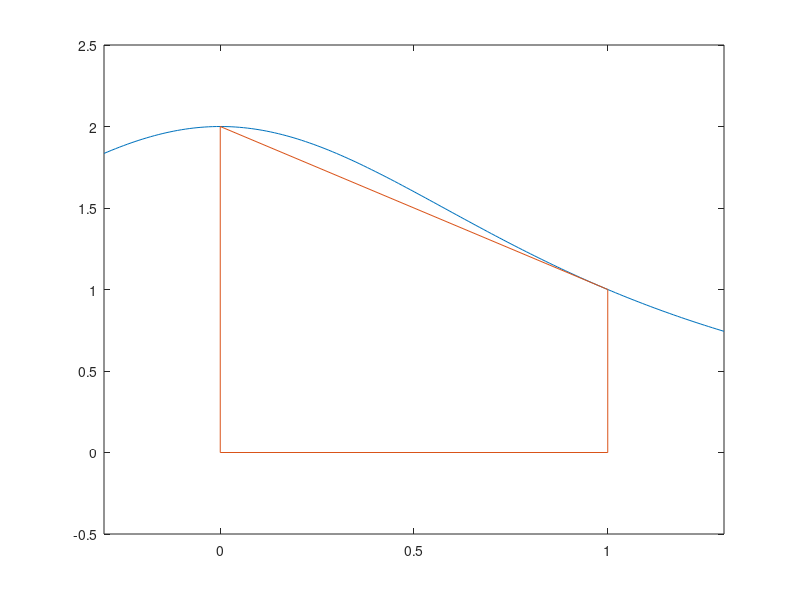

Write the MATLAB code that produced this figure.
format long;
n = 2;
t = linspace(0, 1, n);
I = 0;
for i = 2:n
	a = t(i-1);
	b = t(i);
	I = I + (b-a) * ( 2/(1+b^2) + 2/(1+a^2) ) / 2;
end
I

I2 = 0;
for i = 2:n
	a = t(i-1);
	b = t(i);
	I2 = I2 + (b-a) * ( 2/(1+b^2) + 2/(1+a^2) + 4 * 2/(1+((a+b)/2)^2)) / 6;
end
I2

t2 = -0.3 : 0.01 : 1.3;
f = 2 ./ (1 + t2.^2);
plot(t2, f, [0, 0, 1, 1, 0], [0, 2, 1, 0, 0]);
ylim([-0.5 2.5])
xlim([-0.3 1.3])
input("");